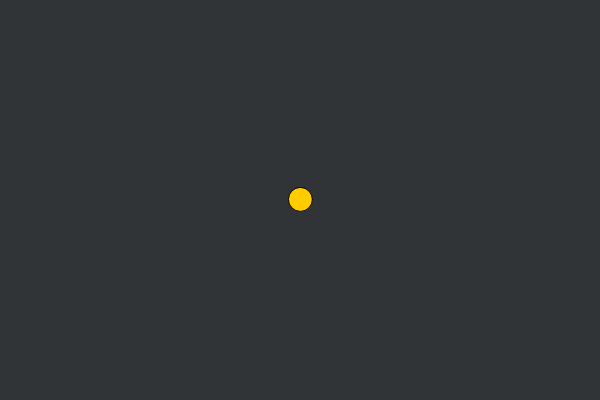
Frame 1 (no input)
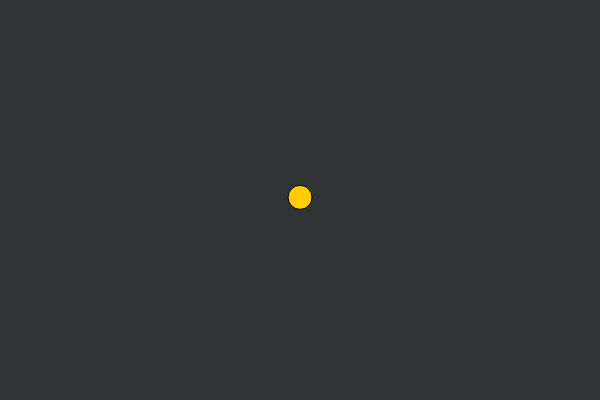
Frame 60 (no input)
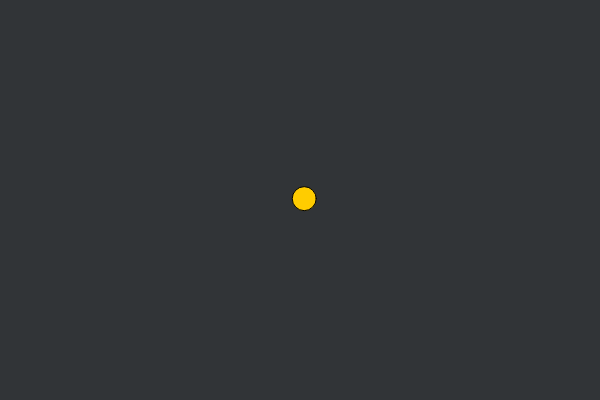
Frame 120 (the mouse pressed at the canvas centre since frame 60)

The p5.js sketch that drew these frames (run headless with seeded random() and noise() and a simulated clock; from frame 60 on, the mouse is pressed at the canvas centre):

// p5.js sketch
// ── sketch.js
// 5.4 functions inside objects

var bubble = {
  x: 300,
  y: 200,
  display: function() {
    // stroke('#F7F7F7')
    // strokeWeight(1)
    fill('#ffcc00')
    ellipse(this.x, this.y, 24, 24)
  },
  move: function() {
    this.x = this.x + random(-1, 1)
    this.y = this.y + random(-1, 1)
  }
}

function setup() {
  createCanvas(600, 400)
}

function draw() {
  background('#313437')
  bubble.move()
  bubble.display()
}

// --- END ---
